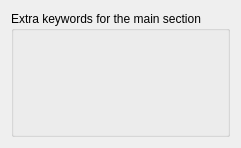
       <widget class="QWidget" name="pageExtraMain">
        <property name="geometry">
         <rect>
          <x>0</x>
          <y>0</y>
          <width>100</width>
          <height>30</height>
         </rect>
        </property>
        <layout class="QVBoxLayout">
         <item>
          <widget class="Q3GroupBox" name="GroupBox24">
           <property name="title">
            <string>Extra keywords for the main section</string>
           </property>
           <layout class="QHBoxLayout">
            <property name="spacing">
             <number>6</number>
            </property>
            <property name="margin">
             <number>11</number>
            </property>
            <item>
             <widget class="Q3Table" name="TableMain">
              <property name="whatsThis">
               <string>In this table extra keywords can be specified for the main section of the BRABO input file.








Each field can hold up to 10 characters. If a field is made longer, it occupies multiple cells. Rows can be added, removed and cleared, respectively, using the buttons on the right.








This input is not checked in any way for errors.</string>
              </property>
              <property name="numRows">
               <number>3</number>
              </property>
              <property name="numCols">
               <number>8</number>
              </property>
              <row>
               <property name="text">
                <string>1</string>
               </property>
              </row>
              <row>
               <property name="text">
                <string>2</string>
               </property>
              </row>
              <row>
               <property name="text">
                <string>3</string>
               </property>
              </row>
              <column>
               <property name="text">
                <string>keyword</string>
               </property>
              </column>
              <column>
               <property name="text">
                <string>field 1</string>
               </property>
              </column>
              <column>
               <property name="text">
                <string>field 2</string>
               </property>
              </column>
              <column>
               <property name="text">
                <string>field 3</string>
               </property>
              </column>
              <column>
               <property name="text">
                <string>field 4</string>
               </property>
              </column>
              <column>
               <property name="text">
                <string>field 5</string>
               </property>
              </column>
              <column>
               <property name="text">
                <string>field 6</string>
               </property>
              </column>
              <column>
               <property name="text">
                <string>field 7</string>
               </property>
              </column>
             </widget>
            </item>
            <item>
             <layout class="QVBoxLayout">
              <item>
               <widget class="QToolButton" name="ToolButtonAddMain">
                <property name="whatsThis">
                 <string>Adds a new row. If a row is selected, the new row is inserted before the selected row. Otherwise the new row is added at the end.</string>
                </property>
                <property name="text">
                 <string/>
                </property>
                <property name="autoRaise">
                 <bool>true</bool>
                </property>
               </widget>
              </item>
              <item>
               <widget class="QToolButton" name="ToolButtonRemoveMain">
                <property name="whatsThis">
                 <string>Removes the currently selected row.</string>
                </property>
                <property name="text">
                 <string/>
                </property>
                <property name="autoRaise">
                 <bool>true</bool>
                </property>
               </widget>
              </item>
              <item>
               <widget class="QToolButton" name="ToolButtonClearMain">
                <property name="whatsThis">
                 <string>Clears the currently selected cells.</string>
                </property>
                <property name="text">
                 <string/>
                </property>
                <property name="autoRaise">
                 <bool>true</bool>
                </property>
               </widget>
              </item>
              <item>
               <spacer name="Spacer87_5">
                <property name="orientation">
                 <enum>Qt::Vertical</enum>
                </property>
                <property name="sizeType">
                 <enum>QSizePolicy::Expanding</enum>
                </property>
                <property name="sizeHint" stdset="0">
                 <size>
                  <width>20</width>
                  <height>110</height>
                 </size>
                </property>
               </spacer>
              </item>
             </layout>
            </item>
           </layout>
          </widget>
         </item>
        </layout>
       </widget>
